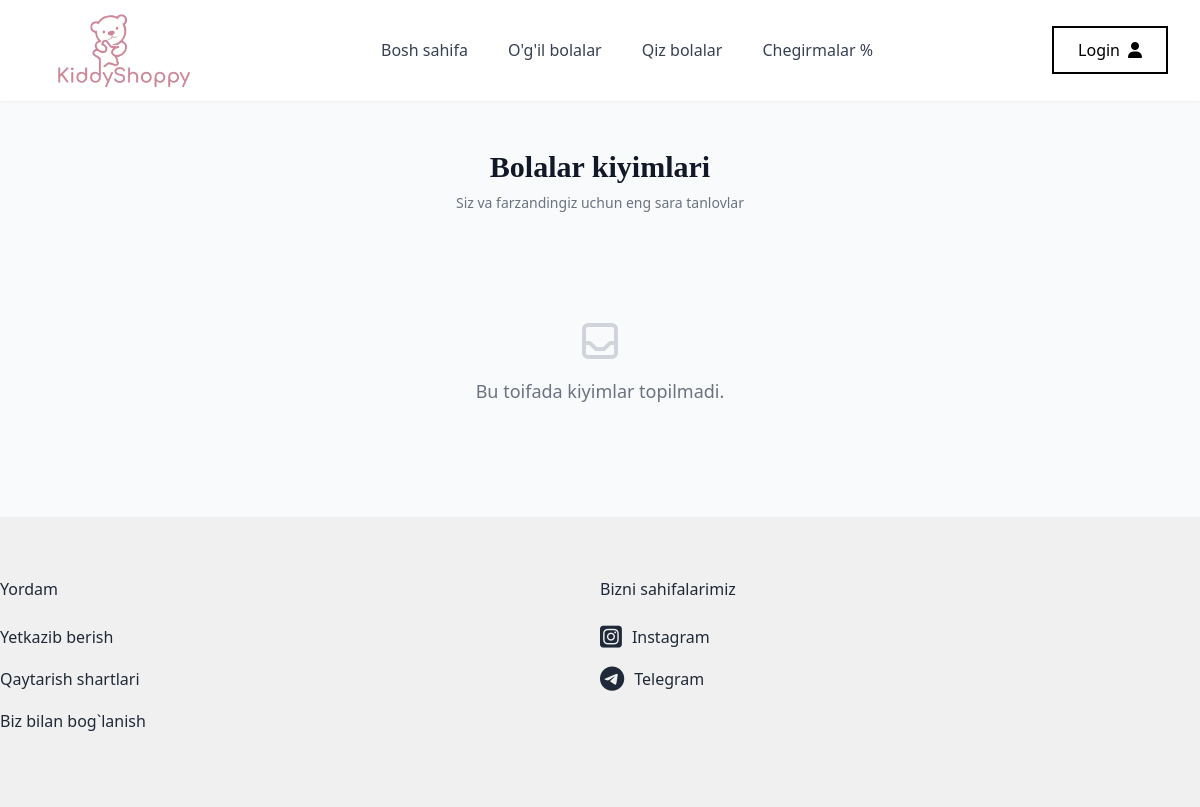
/filter/qiz/, run on an earlier commit of the app's database.
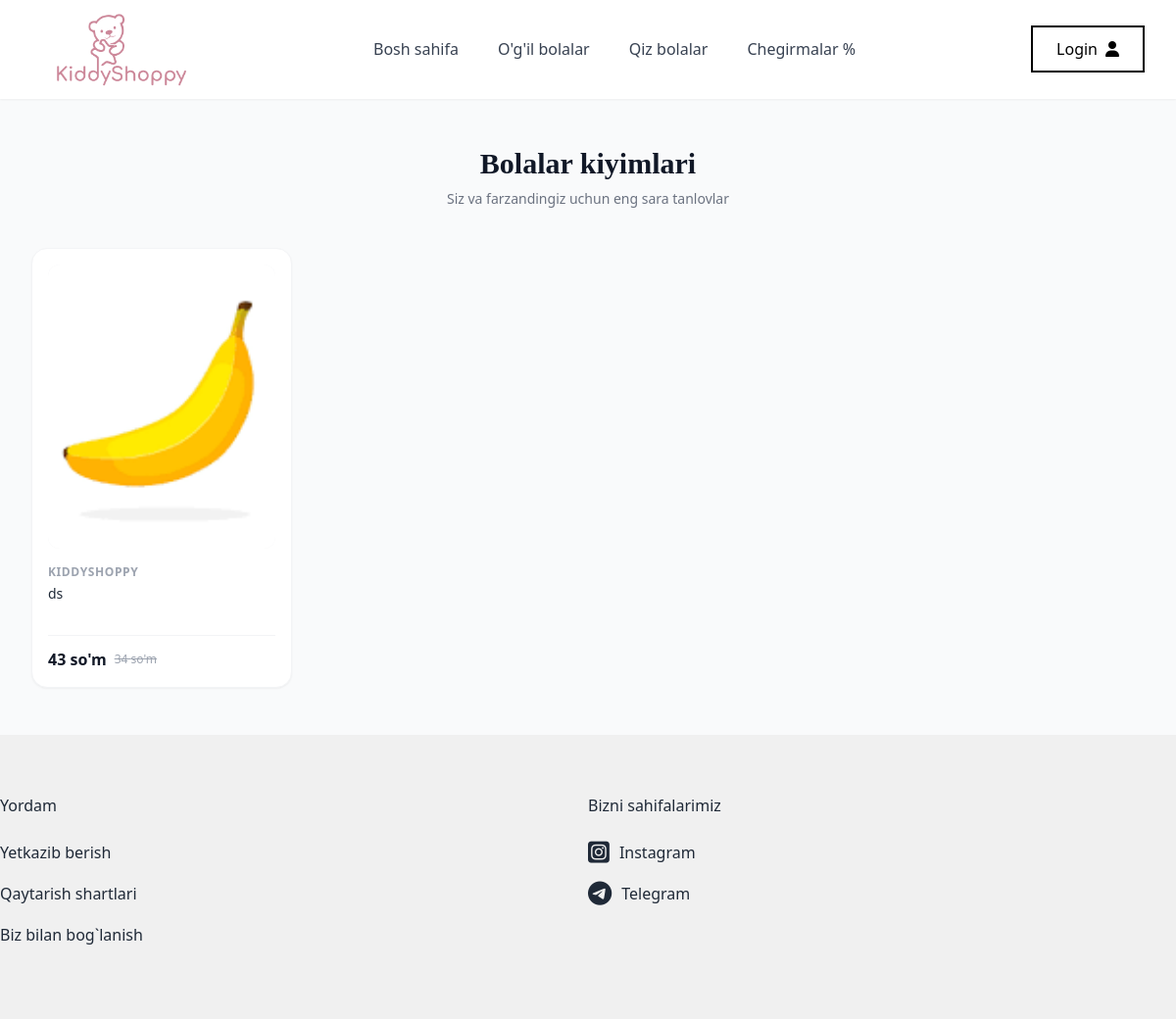
And on a later commit of the database.
### base/models.py (models this page shows, shortened)
class Main_Kiyim(models.Model):
    YOSH_CHOICES = [
        ('1', '1 oylik'),
        ('2', '2 oylik'),
        ('3', '3 oylik'),
        ('4', '4 oylik'),
        ('5', '5 oylik'),
        ('6', '6 oylik'),
        ('7', '7 oylik'),
        ('8', '8 oylik'),
        ('9', '9 oylik'),
        ('9', '9 oylik'),
        ('10', '10 oylik'),             # ✅ Qo‘shildi
        ('11', '11 oylik'),             # ✅ Qo‘shildi
        ('12', '12 oylik'),             # ✅ Qo‘shildi
        ('13', '1 yosh'),               # ✅
        ('14', '2 yosh'),               # ✅
        ('15', '3 yosh'),
        ('16', '4 yosh'),
    ]
    yoshi = models.CharField(
        max_length=2,
        choices=YOSH_CHOICES,
        blank=True,
        null=True,
        verbose_name="Bolalar yoshi"
    )
    GENDER_CHOICES = [
        ('qiz', 'Qiz bola'),
        ('ogil', 'O‘g‘il bola'),
    ]
    jinsi = models.CharField(
        max_length=5,
        choices=GENDER_CHOICES,
        default='qiz',
        verbose_name="Jinsi",
        help_text="Qiz bola yoki o‘g‘il bola uchun"
    )
    BALAND_CHOICES = [
    ('40', '40 sm'),
    ('45', '45 sm'),
    ('50', '50 sm'),
    ('55', '55 sm'),
    ('60', '60 sm'),
    ('65', '65 sm'),
    ('70', '70 sm'),
]
    KG_CHOICES = [
    ('2', '2 kg'),
    ('2.5', '2.5 kg'),
    ('3', '3 kg'),
    ('3.5', '3.5 kg'),
    ('4', '4 kg'),
    ('4.5', '4.5 kg'),
    ('5', '5 kg'),
    ]
    pre_balandligi = models.CharField("PRE balandligi", max_length=50,     choices=BALAND_CHOICES, blank=True, null=True)
    pre_kilogrami = models.CharField("PRE kilogrami", max_length=50, choices=KG_CHOICES,    blank=True, null=True)
    nb_balandligi = models.CharField("NB balandligi", max_length=50, choices=BALAND_CHOICES,    blank=True, null=True)
    nb_kilogrami = models.CharField("NB kilogrami", max_length=50, choices=KG_CHOICES,  blank=True, null=True)
    m3_balandligi = models.CharField("3M balandligi", max_length=50, choices=BALAND_CHOICES,    blank=True, null=True)
    m3_kilogrami = models.CharField("3M kilogrami", max_length=50, choices=KG_CHOICES,  blank=True, null=True)
    m6_balandligi = models.CharField("6M balandligi", max_length=50, choices=BALAND_CHOICES,    blank=True, null=True)
    m6_kilogrami = models.CharField("6M kilogrami", max_length=50, choices=KG_CHOICES,  blank=True, null=True)
    m9_balandligi = models.CharField("9M balandligi", max_length=50, choices=BALAND_CHOICES,    blank=True, null=True)
    m9_kilogrami = models.CharField("9M kilogrami", max_length=50, choices=KG_CHOICES,  blank=True, null=True)
    main_img = models.ImageField(upload_to='kiyimlar/', blank=True, null=True)
    birinchi_img = models.ImageField(upload_to='kiyimlar/', blank=True, null=True)
    ikkinchi_img = models.ImageField(upload_to='kiyimlar/', blank=True, null=True)
    uchinchi_img = models.ImageField(upload_to='kiyimlar/', blank=True, null=True)
    tortinchi_img = models.ImageField(upload_to='kiyimlar/', blank=True, null=True)
    beshinchi_img = models.ImageField(upload_to='kiyimlar/', blank=True, null=True)
    oltinchi_img = models.ImageField(upload_to='kiyimlar/', blank=True, null=True)
    tavsifi = models.CharField(max_length=100)
    narhi = models.PositiveIntegerField()
    skidkasi = models.PositiveIntegerField(
    blank=True,
    null=True,
    verbose_name="Chegirma (%)",
    help_text="Chegirma foizi, agar yo'q bo‘lsa bo‘sh qoldiring"
    )
    kiyim_haqida = models.TextField(null=True, blank=True)
    birinchi_xususiyati = models.CharField(max_length=50, null=True, blank=True)
    ikkinchi_xususiyati = models.CharField(max_length=50, null=True, blank=True)
    uchunchi_xususiyati = models.CharField(max_length=50, null=True, blank=True)
    tortinchi_xususiyati = models.CharField(max_length=50, null=True, blank=True)
    beshinchi_xususiyati = models.CharField(max_length=50, null=True, blank=True)
    oltinchi_xususiyati = models.CharField(max_length=50, null=True, blank=True)
    class Meta:
        verbose_name = "Asosiy kiyim"
        verbose_name_plural = "Asosiy kiyimlar"
        ordering = ['-id']
    @property
    def chegirma_foizi(self):
        if self.narhi and self.skidkasi and self.skidkasi > self.narhi:
            return round(((self.skidkasi - self.narhi) / self.skidkasi) * 100)
        return 0

### base/views.py (the view)
# urls.py: path('filter/<str:jinsi>/', kiyimlar_view, name='jins_filter'),
def kiyimlar_view(request, jinsi=None):
    if jinsi in ['qiz', 'ogil']:
        kiyimlar = Main_Kiyim.objects.filter(jinsi=jinsi)
    else:
        kiyimlar = Main_Kiyim.objects.all()
    return render(request, 'kiyimlar.html', {
        'kiyimlar': kiyimlar,
        'tanlangan_jins': jinsi
    })

### base/templates/kiyimlar.html (shortened to what this page needs)
{% extends 'base.html' %}
{% load static %}
{% block content %}
<section class="max-w-7xl mx-auto px-4 sm:px-6 lg:px-8 py-12">
    <div class="text-center mb-10">
        <h2 class="text-3xl font-bold font-['League_Spartan'] text-gray-900">Bolalar kiyimlari</h2>
        <p class="text-gray-500 text-sm mt-2">Siz va farzandingiz uchun eng sara tanlovlar</p>
    </div>
    <div class="grid grid-cols-1 sm:grid-cols-2 md:grid-cols-3 lg:grid-cols-4 gap-6">
        {% for kiyim in kiyimlar %}
        <div class="bg-white rounded-2xl p-4 shadow-sm hover:shadow-xl transition-all duration-300 border border-gray-100 group flex flex-col justify-between">
            <a href="{% url 'detail' kiyim.id %}" class="block">
                <div class="relative overflow-hidden rounded-xl aspect-[4/5] bg-gray-100 mb-4">
                    <img src="{{ kiyim.main_img.url }}" alt="baby-clothes" class="w-full h-full object-cover object-center group-hover:scale-105 transition-transform duration-500" loading="lazy">
                </div>
                <h4 class="text-xs font-semibold text-gray-400 uppercase tracking-wider mb-1">KiddyShoppy</h4>
                <h3 class="text-sm font-medium text-gray-800 line-clamp-2 min-h-[40px] group-hover:text-brand-600 transition-colors mb-3">
                    {{ kiyim.tavsifi }}
                </h3>
            </a>
            <div class="flex items-center justify-between pt-3 border-t border-gray-100 mt-auto">
                <div class="flex items-center gap-2">
                    <span class="text-base font-bold text-gray-900">{{ kiyim.narhi }} so'm</span>
                    {% if kiyim.skidkasi %}
                    <span class="text-xs text-gray-400 line-through">{{ kiyim.skidkasi }} so'm</span>
                    {% endif %}
                </div>
            </div>
        </div>
        {% empty %}
        <div class="col-span-full py-16 text-center text-gray-400">
            <p class="text-lg font-medium text-gray-500">Bu toifada kiyimlar topilmadi.</p>
        </div>
        {% endfor %}
    </div>
</section>
{% endblock %}

What changed in the data, as far as the page shows it:
added Main_Kiyim: main_img (picture), tavsifi "ds", narhi "43", skidkasi "34"
Also different on the page:
text no longer shown: "Bu toifada kiyimlar topilmadi."
